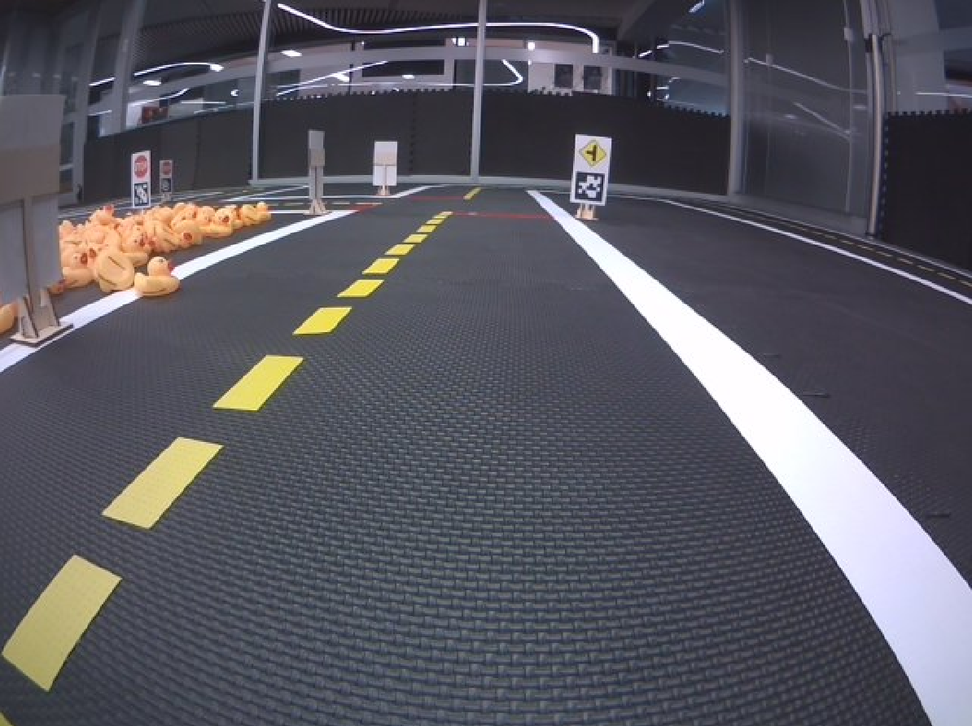
#> input picture packages/lane_processing/src/lane.png, 972 x 726 px, shrunk from 1194 x 892 before the run, found by its file name
$ python canny_edge_detection.py
#> lines starting #> are read from the running program, lines starting #| are printed output that depends on the picture
import cv2
import numpy as np
import matplotlib.pyplot as plt

# Load an image in grayscale
img = cv2.imread('~/Duckietown-Project/packages/lane_processing/src/lane.png', cv2.IMREAD_GRAYSCALE)
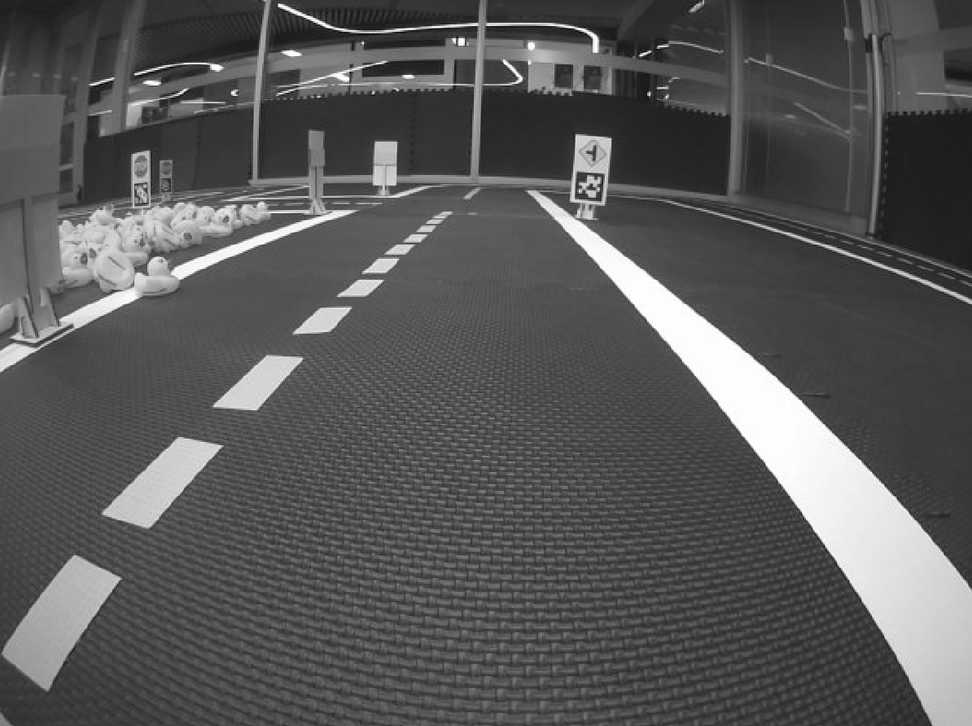
#> img: shape (726, 972); min 1, max 255, mean 88.3

# Experiment with different thresholds
thresholds = [(50, 150), (100, 200), (150, 250)]
results = []

for t1, t2 in thresholds:
    edges = cv2.Canny(img, threshold1=t1, threshold2=t2)
    results.append(edges)
#> this loop made 3 passes
#> pass 1, `edges = cv2.Canny(img, threshold1=t1, threshold2=t2)`:
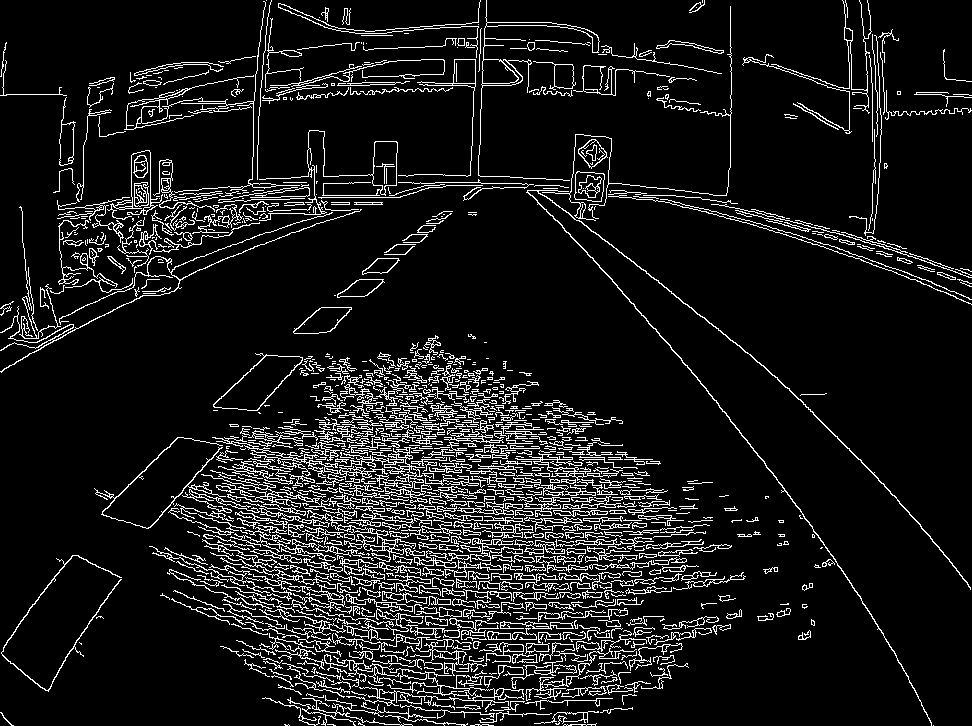
#> edges: shape (726, 972); 9.6% white in thin lines or dots
#> pass 2, `edges = cv2.Canny(img, threshold1=t1, threshold2=t2)`:
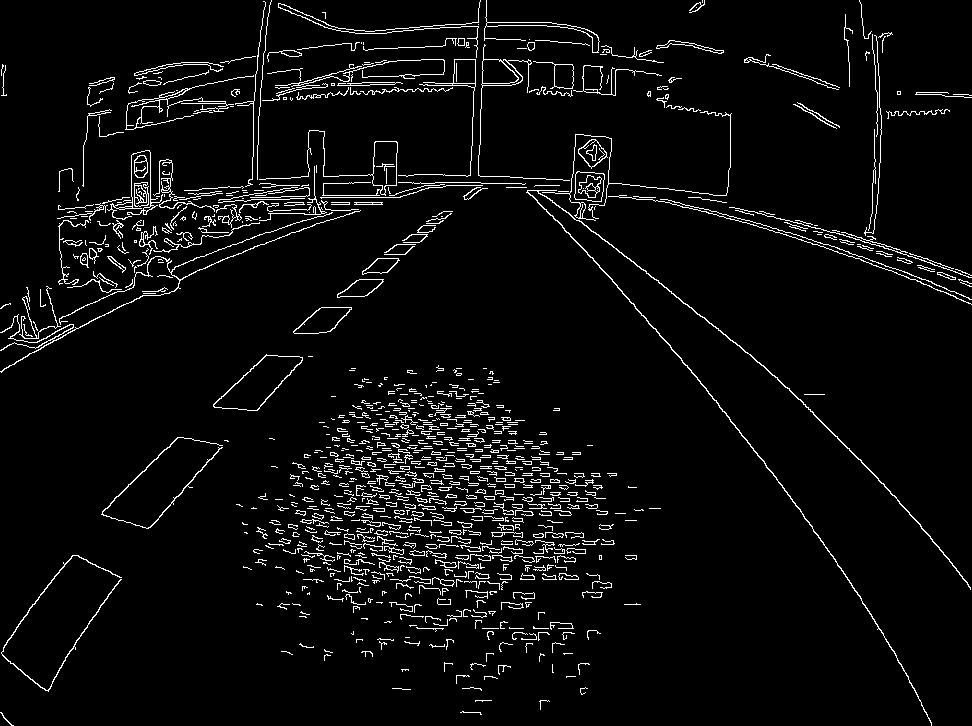
#> edges: shape (726, 972); 4.6% white in thin lines or dots
#> pass 3, `edges = cv2.Canny(img, threshold1=t1, threshold2=t2)`:
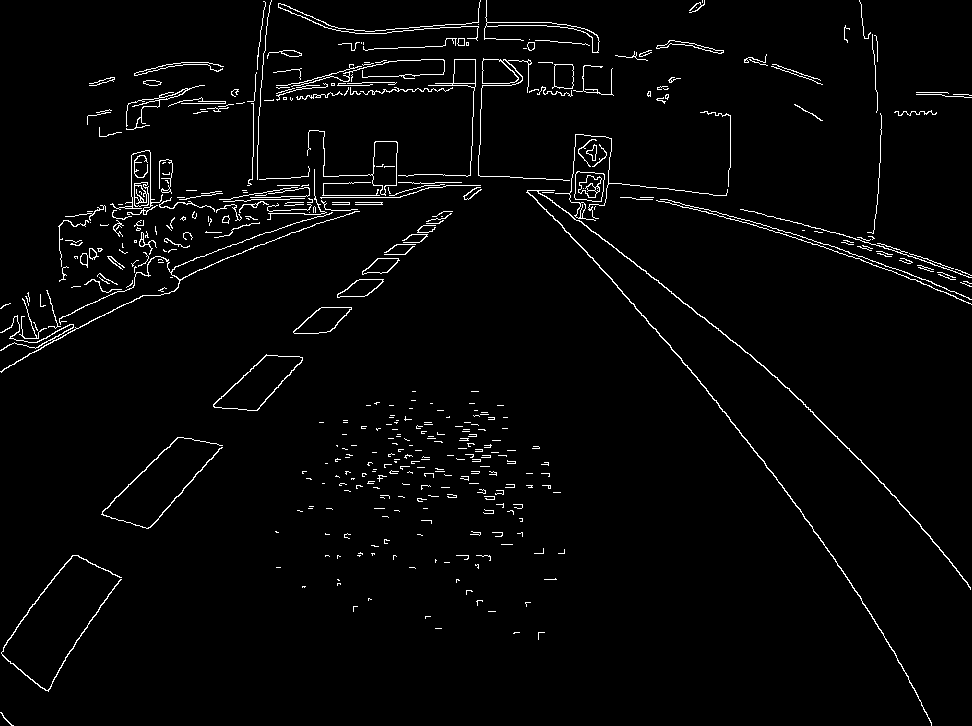
#> edges: shape (726, 972); 2.6% white in thin lines or dots
#> after the loop, results = 3 items

# Plot the results
plt.figure(figsize=(12, 8))
for i in range(len(results)):
    plt.subplot(1, 3, i + 1)
    plt.imshow(results[i], cmap='gray')
    plt.title(f'Thresholds: {thresholds[i][0]}, {thresholds[i][1]}')
    plt.axis('off')
plt.show()
